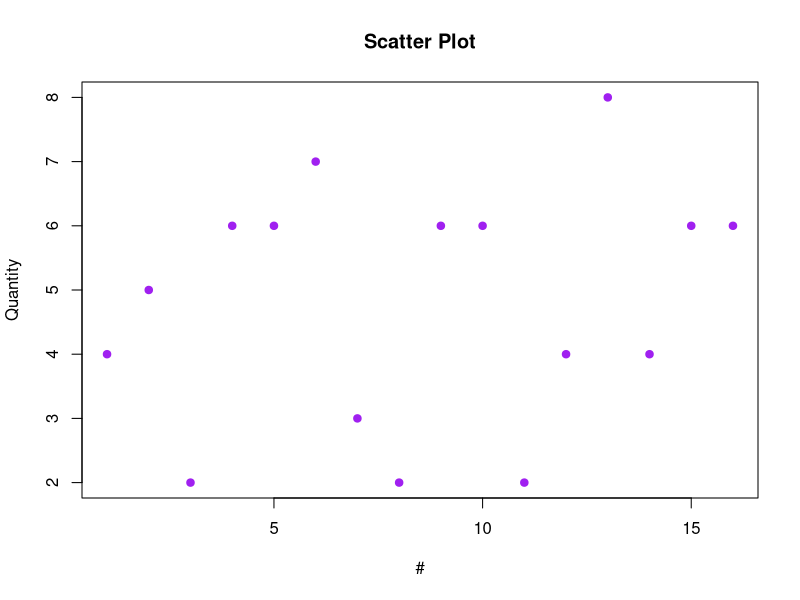

The R source for this figure:
# Scatter Plot
library(readxl)

# Read sheet 3 from Excel file
data <- read_excel("../datasets/BDA.xlsx", sheet = 3)

# Get first two numeric columns
numeric_cols <- which(sapply(data, is.numeric))

# Create scatter plot
plot(data[[numeric_cols[1]]], data[[numeric_cols[2]]],
     main = "Scatter Plot",
     xlab = names(data)[numeric_cols[1]],
     ylab = names(data)[numeric_cols[2]],
     col = "purple",
     pch = 19)
